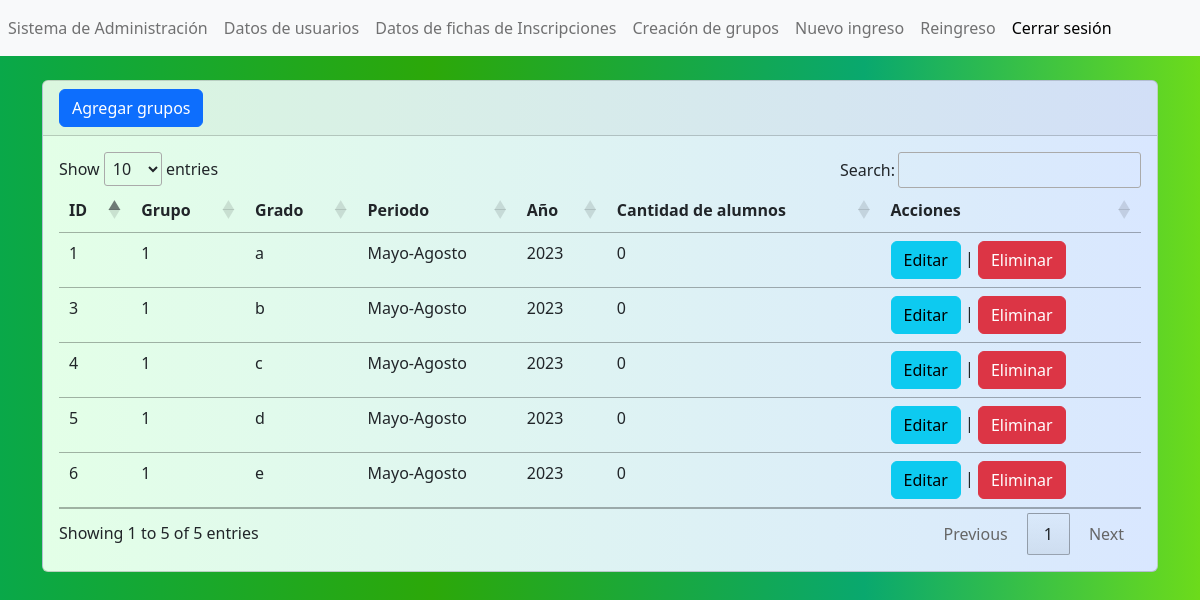
The page /administrador/grupos/index.php (signed in) on the database its author committed.
### tables this page shows
CREATE TABLE `grupos` (
  `id` int(11) NOT NULL,
  `grado` text NOT NULL,
  `grupo` int(1) NOT NULL,
  `periodo` enum('Enero-Abril','Mayo-Agosto','Septiembre-Diciembre') NOT NULL,
  `año` int(4) NOT NULL,
  `alumnos_count` int(11) NOT NULL
);

### administrador/grupos/index.php (the view, shortened to what this page needs)
<?php
$conexion = mysqli_connect("localhost", "root", "", "sabaticos");
$seleccion = "SELECT * FROM grupos";
$result = mysqli_query($conexion, $seleccion);
?>
<?php include("../../templates/header2.php");?>
<br>
<div class="card">
    <div class="card-header">
        <a name="" id="" class="btn btn-primary" href="crear.php" role="button">Agregar grupos</a>
    </div>
    <div class="card-body">
    <div class="table-responsive">
    <table class="table" id="tabla_id">
        <thead>
            <tr>
                <th scope="col">ID</th>
                <th scope="col">Grupo</th>
                <th scope="col">Grado</th>
                <th scope="col">Periodo</th>
                <th scope="col">Año</th>
                <th scope="col">Cantidad de alumnos</th>
                <th scope="col">Acciones</th>
            </tr>
        </thead>
        <tbody>
        <?php while ($row = mysqli_fetch_assoc($result)) { ?>
            <tr class="">
                    <td><?php echo $row['id']; ?></td>
                    <td><?php echo $row['grupo']; ?></td>
                    <td><?php echo $row['grado']; ?></td>
                    <td><?php echo obtenerTipoPeriodo($row['periodo']); ?></td>
                    <td><?php echo $row['año']; ?></td>
                    <td><?php echo $row['alumnos_count']; ?></td>
                <td>
                <a class="btn btn-info" href="editar.php?txtID=<?php echo $row['id']; ?>" role="button">Editar</a>
                    |
                    <a class="btn btn-danger" href="?txtID=<?php echo $row['id']; ?>" role="button">Eliminar</a>
                </td>
            </tr>
            <?php } ?>
        </tbody>
    </table>
</div>
    </div>
</div>
    <?php
        function obtenerTipoPeriodo($periodo) {
            switch ($periodo) {
                case 'Mayo-Agosto':
                    return 'Mayo-Agosto';
            }
        }
    ?>
<?php include("../../templates/footer2.php");?>

### templates/header2.php (style rules this page uses)
body { background: rgb(9,168,73); background: linear-gradient(90deg, rgba(9,168,73,1) 0%, rgba(44,168,9,1) 36%, rgba(9,168,110,1) 72%, rgba(108,219,27,1) 100%); }
.card { background: linear-gradient(90deg, #e3ffe7 0%, #d9e7ff 100%); }

### rows shown on the page
grupos: id "1", grupo "1", grado "a", periodo "Mayo-Agosto", año "2023", alumnos_count "0"
grupos: id "3", grupo "1", grado "b", periodo "Mayo-Agosto", año "2023", alumnos_count "0"
grupos: id "4", grupo "1", grado "c", periodo "Mayo-Agosto", año "2023", alumnos_count "0"
grupos: id "5", grupo "1", grado "d", periodo "Mayo-Agosto", año "2023", alumnos_count "0"
grupos: id "6", grupo "1", grado "e", periodo "Mayo-Agosto", año "2023", alumnos_count "0"
